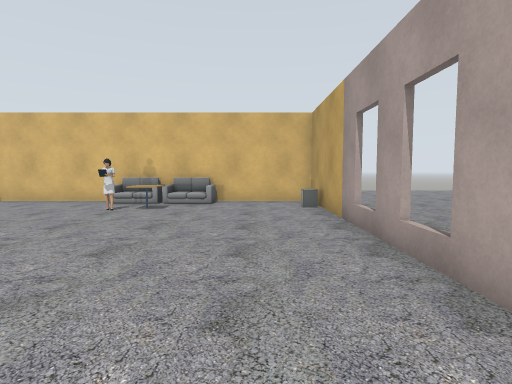
View 1 (above)

21 first-person views from a walk through a Gazebo world. The camera is 1.2 m above the floor, tilts 4° down and sees 80° across. The floor is counted in squares, 1 m on a side. Each view is taken from the middle of a square. On the plan, view 1 faces up. The plan holds only what a view shows up to about 13 squares ahead; the rest is blank. The place goes on beyond the plan. The robots in the file are not drawn. Simple patterns stand in for the simulator's built-in surfaces. Simple shapes stand in for some stock models. Some surface patterns are stand-ins.

View 2
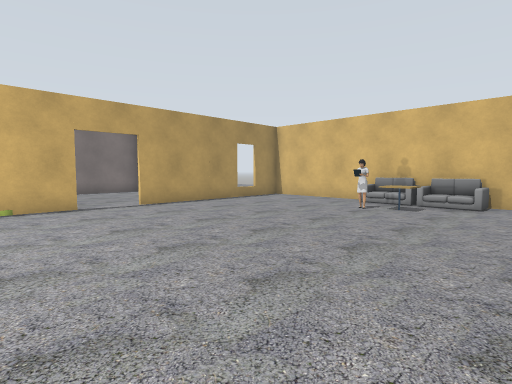

View 3
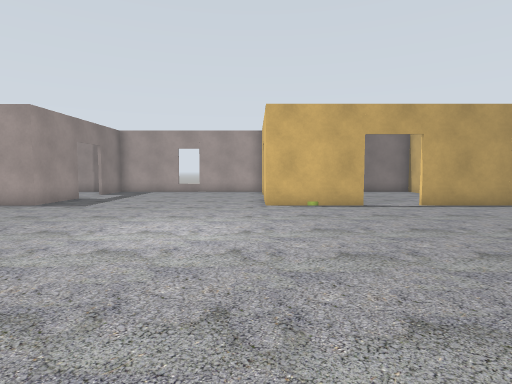

View 4
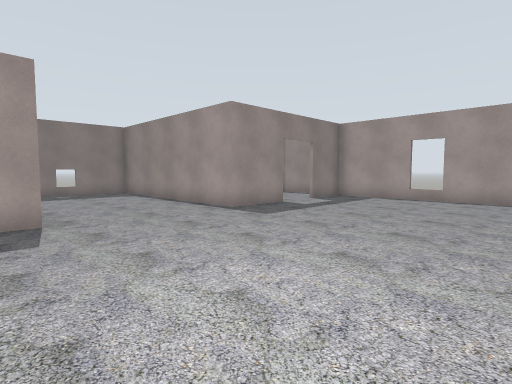

View 5
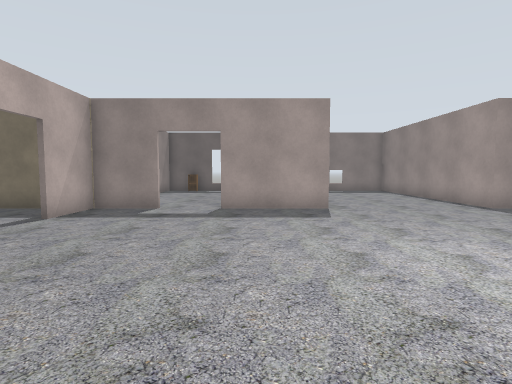

View 6
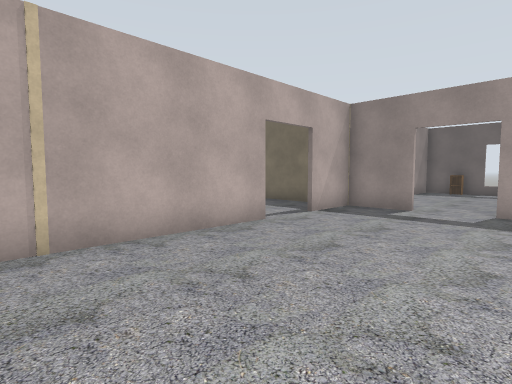

View 7
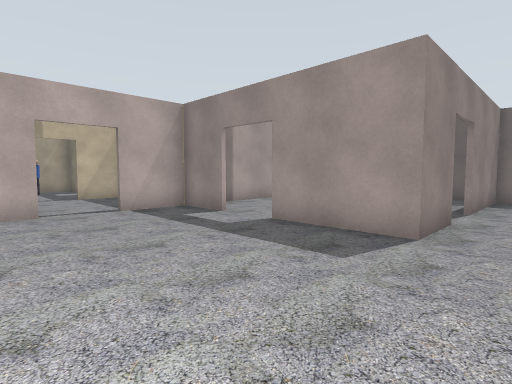

View 8
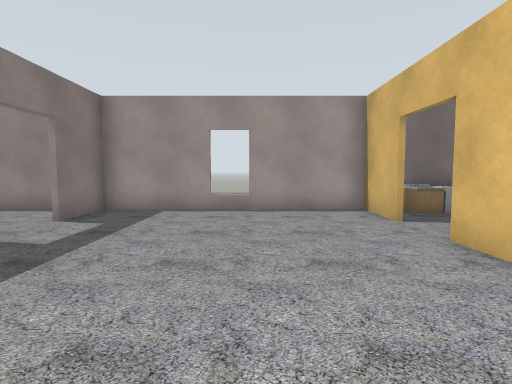

View 9
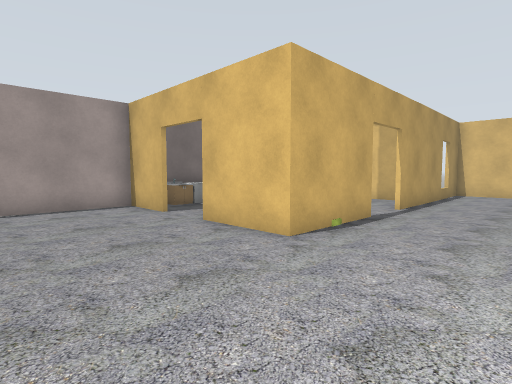

View 10
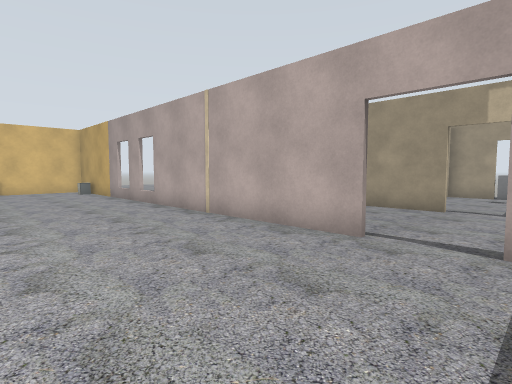

View 11
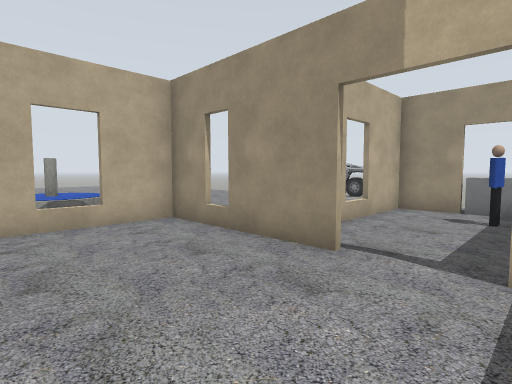

View 12
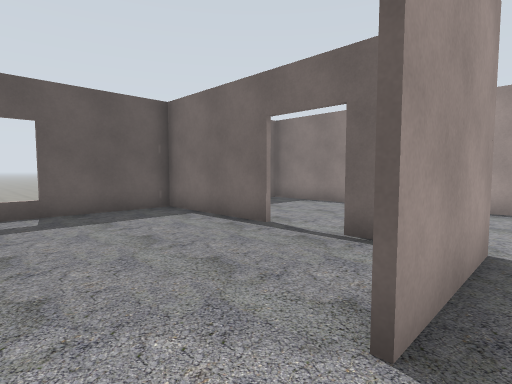

View 13
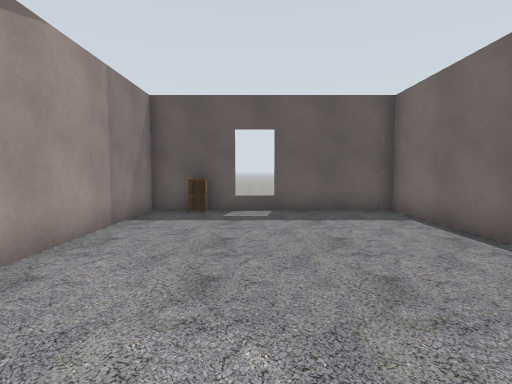

View 14
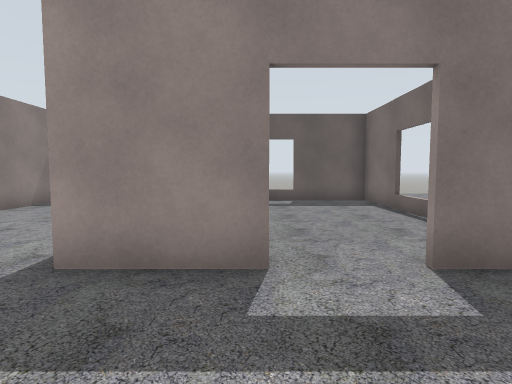

View 15
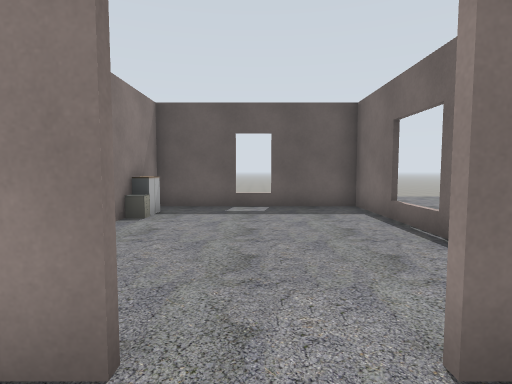

View 16
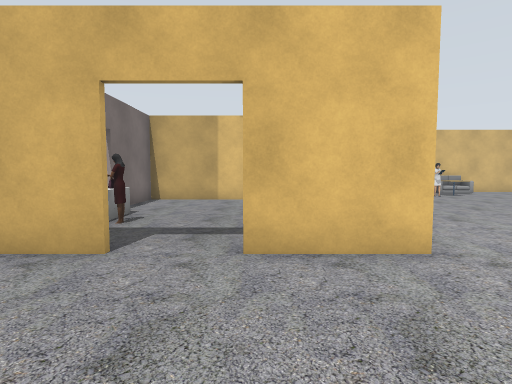

View 17
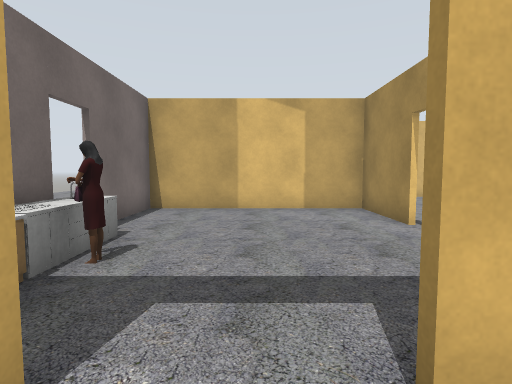

View 18
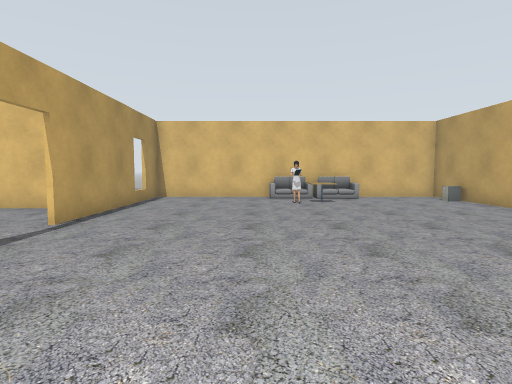

View 19
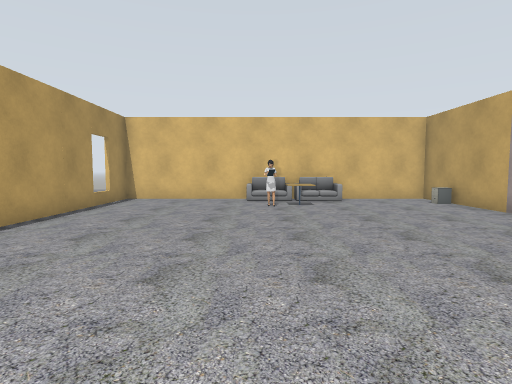

View 20
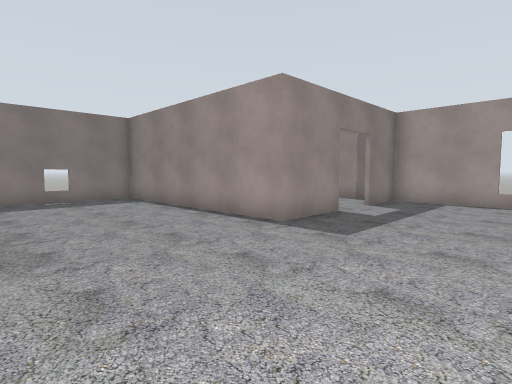

View 21
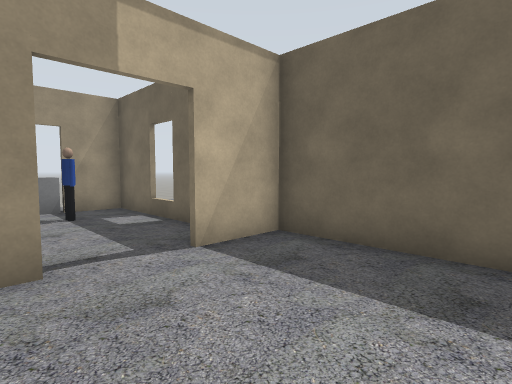

### Floor plan
Points are (right, up) in squares from view 1. A wall is a line through its corners. A room is listed if a view was taken in it or the views show most of it. See-through windows are left out.
Room 1 (views 1, 2, 3, 4, 5, 6, 7, 8, 9, 10, 12, 13, 14, 15, 16, 17, 18, 19, 20)
walls: (-10.5, 2.8) (-10.5, -0.7) (-13.3, -0.7); (2.2, -4.6) (2.2, 9.5); (-5.3, -10.9) (-5.3, -8.7) (-1.9, -8.7); (0, -8.7) (2.2, -8.7) (2.2, -6.5); (-15.1, -0.7) (-17.4, -0.7) (-17.4, -8.7) (-15.1, -8.7); (-13.3, -8.7) (-10.5, -8.7) (-10.5, -14.5); (2.2, 10.5) (2.2, 12) (-10.5, 12) (-10.5, 4.7); (-10.5, -16.3) (-10.5, -16.9); (-5.3, -17.4) (-5.3, -12.8); (-10.3, -17.3) (-5.1, -17.3); (-11.6, -17.3) (-10.6, -17.3)
ways out: open door at (2, -5.5) to room 2; open door at (-14.5, -1) to room 3; open door at (-10.5, 3.5) to room 3; open door at (-14.5, -9) to room 4; open door at (-5, -11.5); open door at (-1, -9)
objects: cabinet (-11, -16); office chair (-11, -15); sofa (-5, 11) to (-4, 11); person (-4, 9); other object (-4, 9) to (-3, 10); sofa (-3, 11) to (-2, 11)
Room 2 (views 11, 21)
walls: (7, -4.8) (7, 0) (3.5, 0); (3.2, -8.7) (7, -8.7) (7, -6.6)
ways out: open door at (2, -5.5) to room 1; open door at (7, -5.5) to room 5
Room 3 (no view inside)
walls: (-10.6, 4.6) (-10.6, 7.7) (-17.4, 7.7) (-17.4, 4.6)
ways out: open door at (-14.5, -1) to room 1; open door at (-10.5, 3.5) to room 1
objects: sink (-17, 1); counter (-17, 2) to (-17, 3); person (-16, 2); other object (-11, 1)
Room 4 (no view inside)
walls: (-10.6, -17.3) (-10.6, -16.4); (-17.4, -9.8) (-17.4, -17.3) (-11.6, -17.3)
ways out: open door at (-14.5, -9) to room 1
Room 5 (no view inside)
walls: (8.9, -7.8) (13, -7.8) (13, -6.5); (13, -5.1) (13, -3.5); (12.5, -3.4) (9.4, -3.4)
ways out: open door at (7, -5.5) to room 2; open door at (13, -5)
objects: person (11, -6)

Where each view was taken, in squares from view 1:
view 1: 0 up, 0 right, facing up
view 2: 0 up, 0 right, facing up-left
view 3: 1 down, 0 right, facing left
view 4: 1 down, 4 left, facing down-left
view 5: 1 up, 3 left, facing down
view 6: 1 up, 3 left, facing down-right
view 7: 3 down, 7 left, facing down-right
view 8: 4 down, 8 left, facing left
view 9: 5 down, 7 left, facing up-left
view 10: 7 down, 3 left, facing up-right
view 11: 7 down, 3 right, facing up-right
view 12: 8 down, 0 right, facing down-left
view 13: 8 down, 1 left, facing down
view 14: 5 down, 13 left, facing down
view 15: 7 down, 14 left, facing down
view 16: 5 down, 13 left, facing up
view 17: 2 down, 14 left, facing up
view 18: 2 down, 6 left, facing up
view 19: 1 down, 5 left, facing up
view 20: 4 down, 5 left, facing down-left
view 21: 4 down, 3 right, facing down-right
